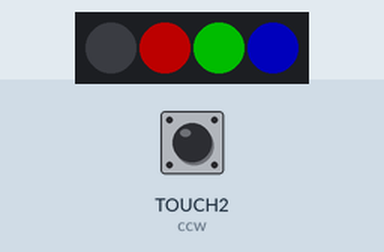
A program run on a simulated CircuitPython board. Parts: 4 RGB LEDs in strip order, left to right. The inputs (shaded band) are chosen by the test bench; at power-on: TOUCH2 (ccw) LOW. Dim RGB values are drawn brighter than linear; touch pads read as touched when driven HIGH.

Above: at 0.5 s.
At 1.7 s:
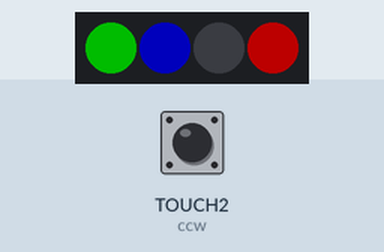
At 3.2 s:
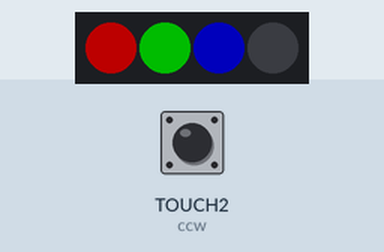
At 4.2 s:
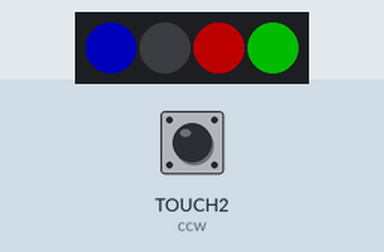
Timing chart, 0 to 4.6 s (numbered marks = the images above):
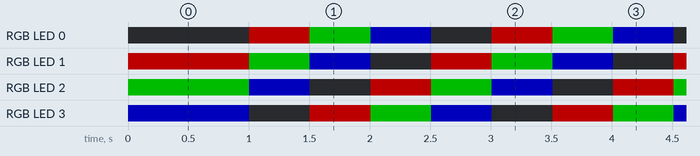

The program:

code.py
```python
import board
import neopixel
import time
import touchio

clockwise = touchio.TouchIn(board.TOUCH1)
ccw = touchio.TouchIn(board.TOUCH2)

RED = (255, 0, 0)
GREEN = (0, 255, 0)
BLUE = (0, 0, 255)
OFF = (0, 0, 0)

pixels = neopixel.NeoPixel(board.NEOPIXEL, 4, brightness=0.3)
pixels[0] = OFF
pixels[1] = RED
pixels[2] = GREEN
pixels[3] = BLUE
time.sleep(1)


def cycle_pixels(direction=1):
    if direction < 0:
        buffer = pixels[3]
        pixels[1:] = pixels[0:3]
        pixels[0] = buffer
    else:
        buffer = pixels[0]
        pixels[0:3] = pixels[1:]
        pixels[3] = buffer


is_main = __name__ == '__main__'
direction = 1

while is_main:
    if clockwise.value:
        direction = -1
    elif ccw.value:
        direction = 1
    else:
        pass
    cycle_pixels(direction)
    time.sleep(0.5)
```

Measured:
- by itself, RGB LED 0, RGB LED 1: repeats every 2.0 s: RGB(0, 76, 0) 0.50 s, RGB(0, 0, 76) 0.50 s, off 0.50 s, RGB(76, 0, 0) 0.50 s
- by itself, RGB LED 2: repeats every 2.0 s: RGB(0, 0, 76) 0.50 s, off 0.50 s, RGB(76, 0, 0) 0.50 s, RGB(0, 76, 0) 0.50 s
- by itself, RGB LED 3: repeats every 2.0 s: off 0.50 s, RGB(76, 0, 0) 0.50 s, RGB(0, 76, 0) 0.50 s, RGB(0, 0, 76) 0.50 s
